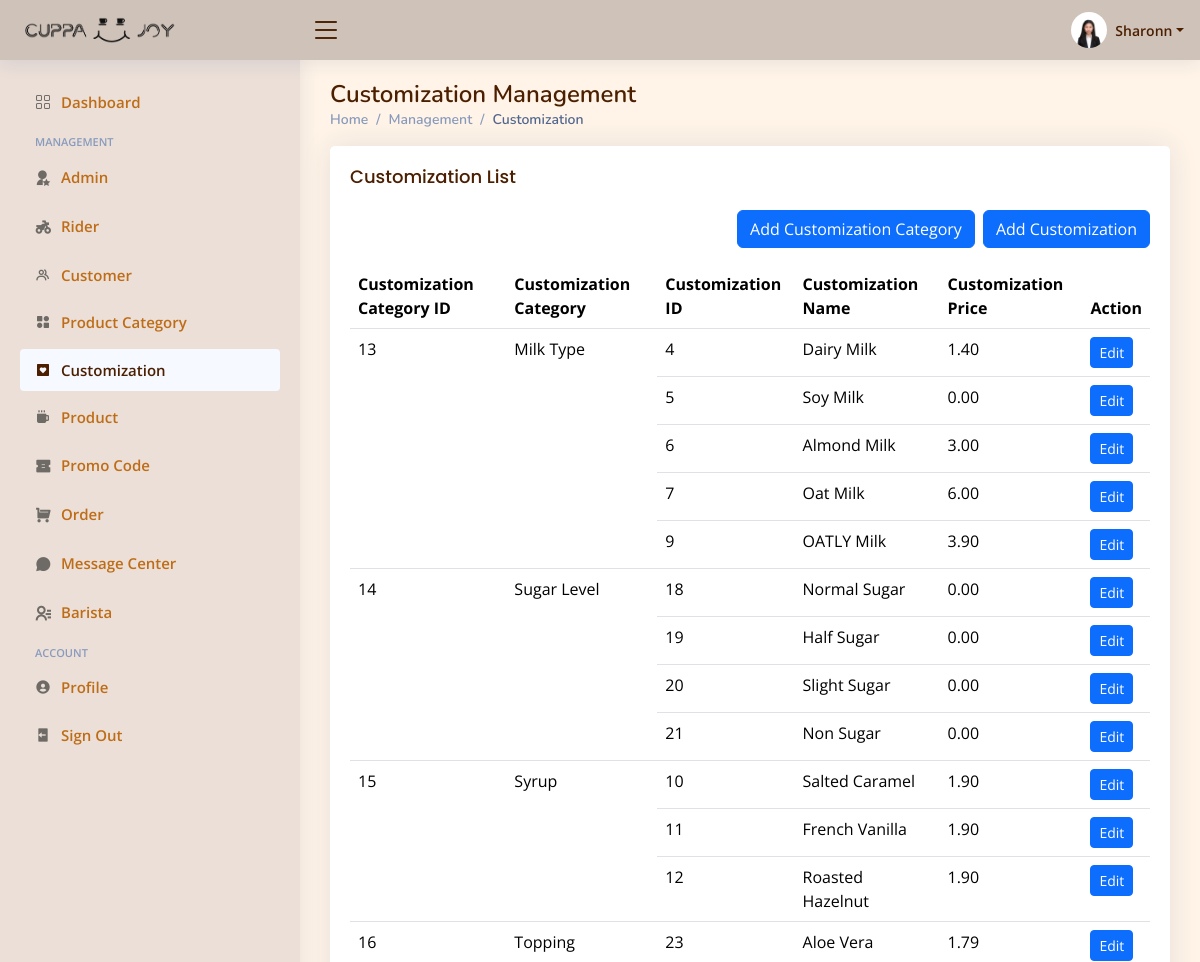
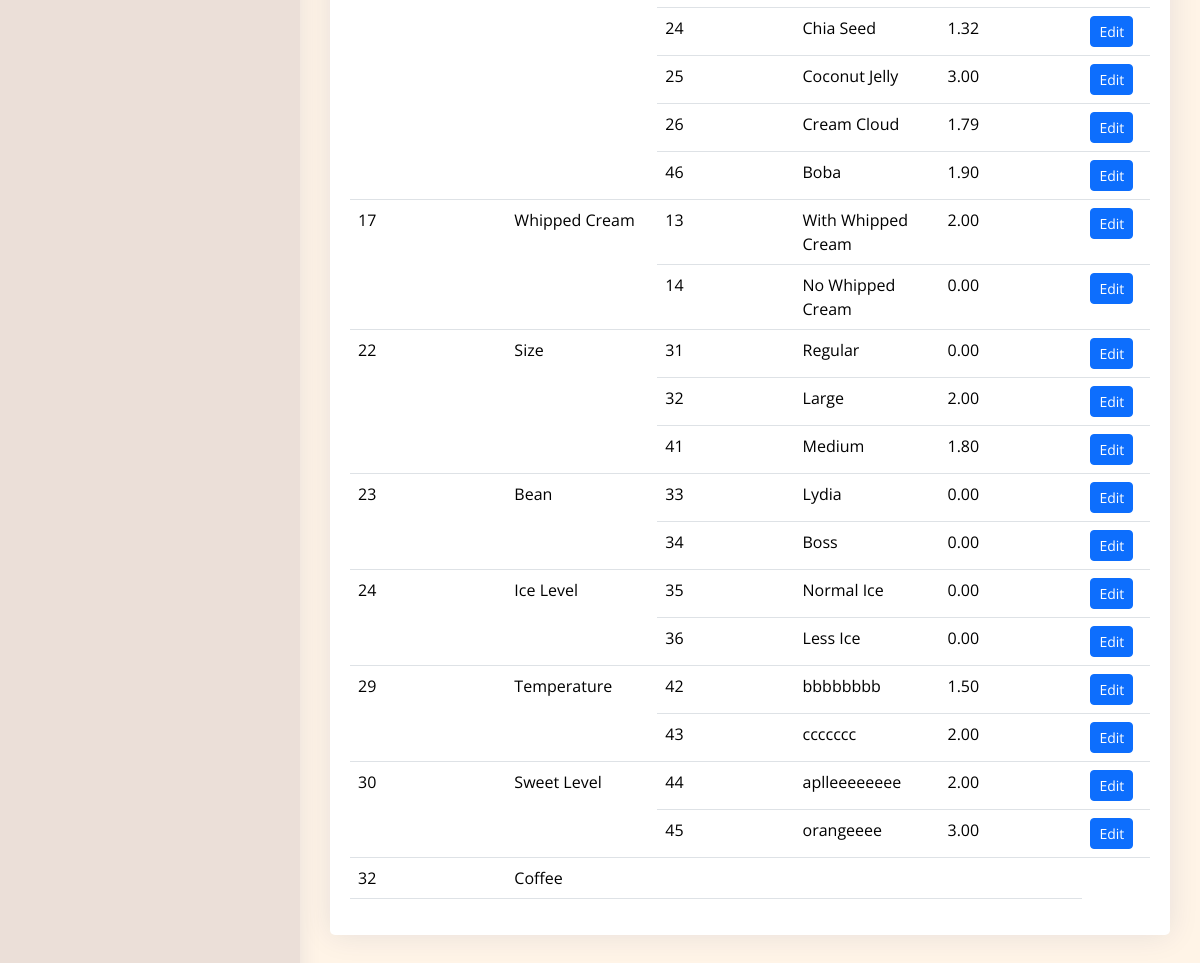
Screenshot of /Admin/customisation.php (signed in) with the database file from the repository (2 pictures, top to bottom).
### tables this page shows
CREATE TABLE `staff` (
  `S_ID` varchar(50) NOT NULL,
  `S_Name` varchar(50) NOT NULL,
  `S_Email` varchar(100) NOT NULL,
  `S_Photo` varchar(100) NOT NULL,
  `S_Password` varchar(225) NOT NULL,
  `S_Status` varchar(50) NOT NULL,
  `Super_Staff` varchar(100) NOT NULL,
  `S_ContactNum` varchar(12) NOT NULL,
  `Add_By` varchar(50) NOT NULL
);

CREATE TABLE `customization` (
  `Custom_ID` int(11) NOT NULL,
  `Custom_Name` varchar(100) NOT NULL,
  `CC_ID` int(11) NOT NULL,
  `Custom_Price` float NOT NULL,
  `available_status` varchar(50) NOT NULL
);

CREATE TABLE `customize_category` (
  `CC_ID` int(11) NOT NULL,
  `CC_Group` varchar(100) NOT NULL,
  `compulsory_status` varchar(50) NOT NULL
);

### Admin/customisation.php (the view, shortened to what this page needs)
<?php
include("../user/db_connection.php");
$currentuser = $_SESSION["S_ID"];
$sql = "SELECT * FROM `staff` WHERE S_ID = '$currentuser'";
$gotResult = mysqli_query($con, $sql);
if ($gotResult && mysqli_num_rows($gotResult) > 0) {
    $row = mysqli_fetch_array($gotResult);
    $name = $row['S_Name'];
    $photo = $row['S_Photo'];
}
$categoryQuery = "SELECT c.CC_ID, c.CC_Group, COUNT(d.Custom_ID) AS CustomizationCount
                  FROM customize_category c
                  LEFT JOIN customization d ON c.CC_ID = d.CC_ID
                  GROUP BY c.CC_ID, c.CC_Group";
$categoryResult = mysqli_query($con, $categoryQuery);
?>
<!DOCTYPE html>
<html lang="en">
<head>
  <link href="assets/vendor/bootstrap/css/bootstrap.min.css" rel="stylesheet">
  <link href="assets/vendor/bootstrap-icons/bootstrap-icons.css" rel="stylesheet">
  <link href="assets/vendor/boxicons/css/boxicons.min.css" rel="stylesheet">
  <link href="assets/vendor/quill/quill.snow.css" rel="stylesheet">
  <link href="assets/vendor/quill/quill.bubble.css" rel="stylesheet">
  <link href="assets/vendor/remixicon/remixicon.css" rel="stylesheet">
  <link href="assets/vendor/simple-datatables/style.css" rel="stylesheet">
  <link href="assets/css/style.css" rel="stylesheet">
</head>
<body>
  <header id="header" class="header fixed-top d-flex align-items-center">
    <div class="d-flex align-items-center justify-content-between">
      <a href="dashboard.php" class="logo d-flex align-items-center">
        <img src="assets/image/full-logo-black.png" alt="">
      </a>
      <i class="bi bi-list toggle-sidebar-btn"></i>
    </div>
    <nav class="header-nav ms-auto">
      <ul class="d-flex align-items-center">
        <li class="nav-item dropdown pe-3">
        <a class="nav-link nav-profile d-flex align-items-center pe-0" href="#" data-bs-toggle="dropdown">
        <img src="../image/admin/<?php echo $photo; ?>" alt="Profile" class="rounded-circle">
        <span class="d-none d-md-block dropdown-toggle ps-2"><?php echo $name; ?></span>
    </a>
        </li>
      </ul>
    </nav>
  </header>
  <aside id="sidebar" class="sidebar">
    <ul class="sidebar-nav" id="sidebar-nav">
    <li class="nav-item">
        <a class="nav-link collapsed" href="dashboard.php">
          <i class="bi bi-grid"></i>
          <span>Dashboard</span>
        </a>
      </li>
      <li class="nav-heading">Management</li>
      <li class="nav-item">
        <a class="nav-link collapsed" href="staff.php">
          <i class="ri-user-star-fill"></i>
          <span>Admin</span>
        </a>
      </li>
      <li class="nav-item">
        <a class="nav-link collapsed" href="rider.php">
          <i class="ri-motorbike-fill"></i>
          <span>Rider</span>
        </a>
      </li>
      <li class="nav-item">
        <a class="nav-link collapsed" href="customer.php">
          <i class="bx bx-group"></i>
          <span>Customer</span>
        </a>
      </li>
      <li class="nav-item">
        <a class="nav-link collapsed" href="category.php">
          <i class="bx bxs-category-alt"></i>
          <span>Product Category</span>
        </a>
      </li>
      <li class="nav-item">
        <a class="nav-link" href="customisation.php">
          <i class="bx bxs-heart-square"></i>
          <span>Customization</span>
        </a>
      </li>
      <li class="nav-item">
        <a class="nav-link collapsed" href="product.php">
          <i class="bx bxs-coffee"></i>
          <span>Product</span>
        </a>
      </li>
      <li class="nav-item">
        <a class="nav-link collapsed" href="promo.php">
          <i class="ri-coupon-fill"></i>
          <span>Promo Code</span>
        </a>
      </li>
      <li class="nav-item">
        <a class="nav-link collapsed" href="order2.php">
          <i class="ri-shopping-cart-fill"></i>
          <span>Order</span>
        </a>
      </li>
      <li class="nav-item">
        <a class="nav-link collapsed" href="message.php">
          <i class="ri-chat-3-fill"></i>
          <span>Message Center</span>
        </a>
      </li>
      <li class="nav-item">
        <a class="nav-link collapsed" href="barista.php">
          <i class="ri-contacts-line"></i>
          <span>Barista</span>
        </a>
      </li>
      <li class="nav-heading">Account</li>
      <li class="nav-item">
        <a class="nav-link collapsed" href="users-profile.php">
          <i class="bx bxs-user-circle"></i>
          <span>Profile</span>
        </a>
      </li>
      <li class="nav-item">
        <a class="nav-link collapsed" href="pages-login.php" onclick="return confirmLogout();">
          <i class="bx bxs-log-out"></i>
          <span>Sign Out</span>
        </a>
      </li>
    </ul>
  </aside>
  <main id="main" class="main">
  <div id="customPage" class="main">
    <div class="pagetitle">
      <h1>Customization Management</h1>
      <nav>
        <ol class="breadcrumb">
          <li class="breadcrumb-item"><a href="dashboard.php">Home</a></li>
          <li class="breadcrumb-item">Management</li>
          <li class="breadcrumb-item active">Customization</li>
        </ol>
      </nav>
    </div>
    <section class="section">
      <div class="row">
        <div class="col-lg-12">
          <div class="card">
            <div class="card-body">
              <h5 class="card-title">Customization List</h5>
              <div class="d-flex justify-content-end mb-3">
                  <button type="button" class="btn btn-primary me-2" data-bs-toggle="modal" data-bs-target="#addCustomizationCategoryModal">Add Customization Category</button>
                  <button type="button" class="btn btn-primary" data-bs-toggle="modal" data-bs-target="#addCustomizationModal">Add Customization</button>
              </div>
              <table class="table datatable">
                <thead>
                  <tr>
                    <th>Customization Category ID</th>
                    <th>Customization Category</th>
                    <th>Customization ID</th>
                    <th>Customization Name</th>
                    <th>Customization Price</th>
                    <th>Action</th>
                  </tr>
                </thead>
                <tbody>
                <?php
                    while ($row = mysqli_fetch_assoc($categoryResult)) {
                      $customizationQuery = "SELECT Custom_ID, Custom_Name, Custom_Price, available_status FROM customization WHERE CC_ID = '" . $row['CC_ID'] . "'";
                      $customizationResult = mysqli_query($con, $customizationQuery);
                      if (mysqli_num_rows($customizationResult) > 0) {
                          $customizationCount = mysqli_num_rows($customizationResult);
                          $firstRow = true;
                          while ($customizationRow = mysqli_fetch_assoc($customizationResult)) {
                              echo "<tr>";
                              if ($firstRow) {
                                  echo "<td rowspan='" . $customizationCount . "'>" . $row['CC_ID'] . "</td>";
                                  echo "<td rowspan='" . $customizationCount . "'>" . $row['CC_Group'] . "</td>";
                                  $firstRow = false;
                              }
                              echo "<td>" . $customizationRow['Custom_ID'] . "</td>";
                              echo "<td>" . $customizationRow['Custom_Name'] . "</td>";
                              echo "<td>" . number_format($customizationRow['Custom_Price'], 2) . "</td>";
                              echo "<td><button type='button' class='btn btn-primary btn-sm edit-customization-btn' data-bs-target='#editCustomizeModal_" . $customizationRow['Custom_ID'] . "'>Edit</button></td>";
                              echo "</tr>";
                          }
                      } else {
                          echo "<tr><td>" . $row['CC_ID'] . "</td><td>" . $row['CC_Group'] . "</td><td colspan='3'></td></tr>";
                      }
                    }
                    ?>
                </tbody>
              </table>
            </div>
          </div>
        </div>
      </div>
    </section>
    </div>
  </main>
</body>
</html>

### Admin/assets/css/style.css (style rules this page uses)
:root { scroll-behavior: smooth; }
body { font-family: "Open Sans", sans-serif; background: #fff4e7; color: #444444; }
a { color: #f19041; text-decoration: none; }
h1, h2, h3, h4, h5, h6 { font-family: "Nunito", sans-serif; }
#main { margin-top: 60px; padding: 20px 30px; transition: all 0.3s; }
.pagetitle { margin-bottom: 10px; }
.pagetitle h1 { font-size: 24px; margin-bottom: 0; font-weight: 600; color: #4b1f00; }
.card { margin-bottom: 30px; border: none; border-radius: 5px; box-shadow: 0px 0 30px rgba(1, 41, 112, 0.1); }
.card-title { padding: 20px 0 15px 0; font-size: 18px; font-weight: 500; color: #4b1f00; font-family: "Poppins", sans-serif; }
.card-body { padding: 0 20px 20px 20px; }
.breadcrumb { font-size: 14px; font-family: "Nunito", sans-serif; color: #899bbd; font-weight: 600; }
.breadcrumb a { color: #899bbd; transition: 0.3s; }
.breadcrumb .breadcrumb-item::before { color: #899bbd; }
.breadcrumb .active { color: #51678f; font-weight: 600; }
.logo { line-height: 1; }
@media (min-width: 1200px) { .logo { width: 280px; } }
.logo img { max-height: 26px; margin-right: 6px; margin-left: 30px; transform: scale(2.0); }
.header { transition: all 0.5s; z-index: 997; height: 60px; box-shadow: 0px 2px 20px rgba(1, 41, 112, 0.1); background-color: #cfc2b9; padding-left: 20px; }
.header .toggle-sidebar-btn { font-size: 32px; padding-left: 10px; cursor: pointer; color: #4b1f00; }
.header-nav ul { list-style: none; }
.header-nav>ul { margin: 0; padding: 0; }
.header-nav .nav-profile { color: #4b1f00; }
.header-nav .nav-profile img { max-height: 36px; }
.header-nav .nav-profile span { font-size: 14px; font-weight: 600; }
.sidebar { position: fixed; top: 60px; left: 0; bottom: 0; width: 300px; z-index: 996; transition: all 0.3s; padding: 20px; overflow-y: auto; scrollbar-width: thin; scrollbar-color: #c8b394 transparent; box-shadow: 0px 0px 20px rgba(1, 41, 112, 0.1); background-color: #ebdfd8; }
@media (min-width: 1200px) { #main, #footer { margin-left: 300px; } }
.sidebar-nav { padding: 0; margin: 0; list-style: none; }
.sidebar-nav li { padding: 0; margin: 0; list-style: none; }
.sidebar-nav .nav-item { margin-bottom: 5px; }
.sidebar-nav .nav-heading { font-size: 11px; text-transform: uppercase; color: #899bbd; font-weight: 600; margin: 10px 0 5px 15px; }
.sidebar-nav .nav-link { display: flex; align-items: center; font-size: 15px; font-weight: 600; color: #4b1f00; transition: 0.3; background: #f6f9ff; padding: 10px 15px; border-radius: 4px; }
.sidebar-nav .nav-link i { font-size: 16px; margin-right: 10px; color:#4b1f00; }
.sidebar-nav .nav-link.collapsed { color: #be6d16; background:#ebdfd8; }
.sidebar-nav .nav-link.collapsed i { color: #6e6a65; }

### rows the page displays
staff: S_Photo (picture), S_Name "Sharonn"
customization: CC_ID.CC_ID "13", CC_ID.CC_Group "Milk Type", Custom_ID "4", Custom_Name "Dairy Milk", Custom_Price "1.40"
customization: Custom_ID "5", Custom_Name "Soy Milk", Custom_Price "0.00"
customization: Custom_ID "6", Custom_Name "Almond Milk", Custom_Price "3.00"
customization: Custom_ID "7", Custom_Name "Oat Milk", Custom_Price "6.00"
customization: Custom_ID "9", Custom_Name "OATLY Milk", Custom_Price "3.90"
customization: CC_ID.CC_ID "14", CC_ID.CC_Group "Sugar Level", Custom_ID "18", Custom_Name "Normal Sugar", Custom_Price "0.00"
customization: Custom_ID "19", Custom_Name "Half Sugar", Custom_Price "0.00"
customization: Custom_ID "20", Custom_Name "Slight Sugar", Custom_Price "0.00"
customization: Custom_ID "21", Custom_Name "Non Sugar", Custom_Price "0.00"
customization: CC_ID.CC_ID "15", CC_ID.CC_Group "Syrup", Custom_ID "10", Custom_Name "Salted Caramel", Custom_Price "1.90"
customization: Custom_ID "11", Custom_Name "French Vanilla", Custom_Price "1.90"
customization: Custom_ID "12", Custom_Name "Roasted Hazelnut", Custom_Price "1.90"
customization: CC_ID.CC_ID "16", CC_ID.CC_Group "Topping", Custom_ID "23", Custom_Name "Aloe Vera", Custom_Price "1.79"
customization: Custom_ID "24", Custom_Name "Chia Seed", Custom_Price "1.32"
customization: Custom_ID "25", Custom_Name "Coconut Jelly", Custom_Price "3.00"
customization: Custom_ID "26", Custom_Name "Cream Cloud", Custom_Price "1.79"
customization: Custom_ID "46", Custom_Name "Boba", Custom_Price "1.90"
customization: CC_ID.CC_ID "17", CC_ID.CC_Group "Whipped Cream", Custom_ID "13", Custom_Name "With Whipped Cream", Custom_Price "2.00"
customization: Custom_ID "14", Custom_Name "No Whipped Cream", Custom_Price "0.00"
customization: CC_ID.CC_ID "22", CC_ID.CC_Group "Size", Custom_ID "31", Custom_Name "Regular", Custom_Price "0.00"
customization: Custom_ID "32", Custom_Name "Large", Custom_Price "2.00"
customization: Custom_ID "41", Custom_Name "Medium", Custom_Price "1.80"
customization: CC_ID.CC_ID "23", CC_ID.CC_Group "Bean", Custom_ID "33", Custom_Name "Lydia", Custom_Price "0.00"
customization: Custom_ID "34", Custom_Name "Boss", Custom_Price "0.00"
customization: CC_ID.CC_ID "24", CC_ID.CC_Group "Ice Level", Custom_ID "35", Custom_Name "Normal Ice", Custom_Price "0.00"
customization: Custom_ID "36", Custom_Name "Less Ice", Custom_Price "0.00"
customization: CC_ID.CC_ID "29", CC_ID.CC_Group "Temperature", Custom_ID "42", Custom_Name "bbbbbbbb", Custom_Price "1.50"
customization: Custom_ID "43", Custom_Name "ccccccc", Custom_Price "2.00"
customization: CC_ID.CC_ID "30", CC_ID.CC_Group "Sweet Level", Custom_ID "44", Custom_Name "aplleeeeeeee", Custom_Price "2.00"
customization: Custom_ID "45", Custom_Name "orangeeee", Custom_Price "3.00"
customize_category: CC_ID "32", CC_Group "Coffee"
